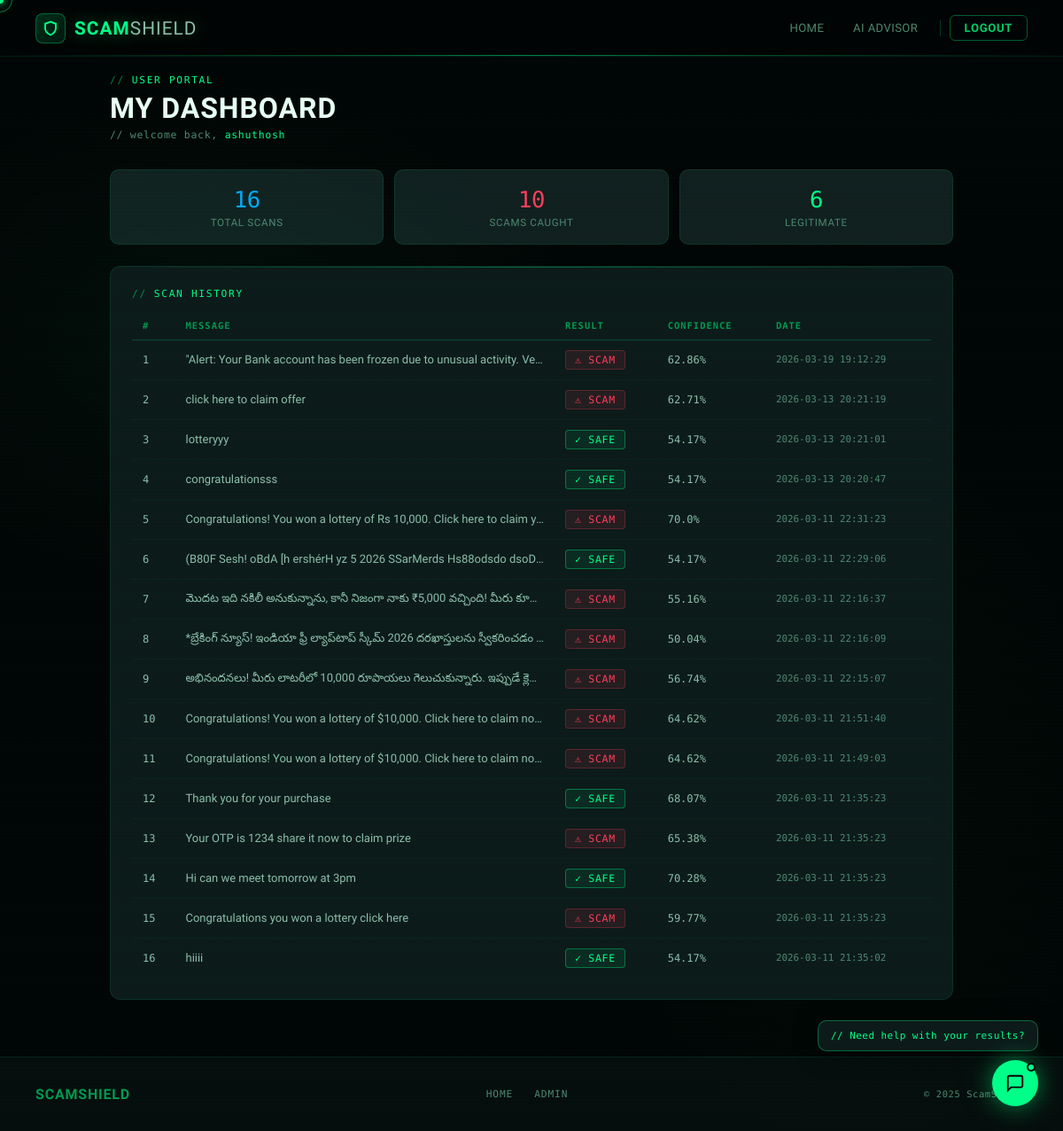
The app's page /dashboard (signed in) with its own data.
### tables this page shows
CREATE TABLE predictions (
            id INTEGER PRIMARY KEY AUTOINCREMENT,
            message TEXT NOT NULL,
            result TEXT NOT NULL,
            confidence REAL NOT NULL,
            timestamp TEXT NOT NULL
        , user_id INTEGER DEFAULT NULL);

### app.py (the view)
@app.route('/dashboard')
def dashboard():
    user = session.get('user')
    if not user:
        return redirect(url_for('login'))
    predictions = get_user_predictions(user['id'])
    return render_template('dashboard.html',
                           predictions=predictions,
                           username=user['username'])

### database.py (called while the page is built)
def get_user_predictions(user_id):
    conn = sqlite3.connect(DB_NAME)
    cursor = conn.cursor()
    cursor.execute("""
        SELECT id, message, result, confidence, timestamp
        FROM predictions
        WHERE user_id = ?
        ORDER BY id DESC
    """, (user_id,))
    rows = cursor.fetchall()
    conn.close()
    return rows

### templates/dashboard.html (shortened to what this page needs)
<!DOCTYPE html>
<html lang="en">
<head>
<link rel="stylesheet" href="{{ url_for('static', filename='css/style.css') }}"/>
</head>
<body class="animated-bg">
<nav>
  <a href="/" class="nav-brand"><div class="nav-logo-box"><svg viewBox="0 0 24 24" fill="none" stroke="currentColor" stroke-width="2.5" stroke-linecap="round"><path d="M12 22s8-4 8-10V5l-8-3-8 3v7c0 6 8 10 8 10z"/></svg></div><span class="nav-brand-name">SCAM<span>SHIELD</span></span></a>
  <div class="nav-links">
    <a href="/" class="nav-link">Home</a>
    <a href="/chatbot" class="nav-link">AI Advisor</a>
    <a href="/logout" class="nav-btn-out">Logout</a>
  </div>
</nav>
<div class="page page-lg" style="padding-top:84px;">
  <div style="margin-bottom:2rem;">
    <div class="sec-label">User Portal</div>
    <div style="font-family:var(--head);font-size:2rem;font-weight:700;letter-spacing:.03em;text-transform:uppercase;">My Dashboard</div>
    <div style="font-family:var(--mono);font-size:.72rem;color:var(--text3);margin-top:4px;letter-spacing:.06em;">// welcome back, <span style="color:var(--green);">{{ username }}</span></div>
  </div>
  {% set sc = namespace(v=0) %}{% set sf = namespace(v=0) %}
  {% for row in predictions %}{% if row[2]=='SCAM' %}{% set sc.v = sc.v+1 %}{% else %}{% set sf.v = sf.v+1 %}{% endif %}{% endfor %}
  <div class="stat-grid mb-24">
    <div class="stat-card"><div class="stat-num c-blue">{{ predictions|length }}</div><div class="stat-lbl">Total Scans</div></div>
    <div class="stat-card"><div class="stat-num c-red">{{ sc.v }}</div><div class="stat-lbl">Scams Caught</div></div>
    <div class="stat-card"><div class="stat-num c-green">{{ sf.v }}</div><div class="stat-lbl">Legitimate</div></div>
  </div>
  <div class="card">
    <div class="sec-label" style="margin-bottom:.8rem;">Scan History</div>
    {% if predictions %}
    <div style="overflow-x:auto;">
      <table class="sd-table">
        <thead><tr><th>#</th><th>Message</th><th>Result</th><th>Confidence</th><th>Date</th></tr></thead>
        <tbody>
          {% for row in predictions %}
          <tr>
            <td class="mono c-dim">{{ loop.index }}</td>
            <td style="max-width:340px;overflow:hidden;text-overflow:ellipsis;white-space:nowrap;">{{ row[1] }}</td>
            <td><span class="badge {{ 'badge-scam' if row[2]=='SCAM' else 'badge-safe' }}">{{ '⚠ SCAM' if row[2]=='SCAM' else '✓ SAFE' }}</span></td>
            <td class="mono">{{ row[3] }}%</td>
            <td style="font-family:var(--mono);font-size:.68rem;color:var(--text3);">{{ row[4] }}</td>
          </tr>
          {% endfor %}
        </tbody>
      </table>
    </div>
    {% endif %}
  </div>
</div>
<div id="chat-widget"><div id="chat-bubble">// Need help with your results?</div><a href="/chatbot" id="chat-toggle"><svg viewBox="0 0 24 24" fill="none" stroke="currentColor" stroke-width="2" stroke-linecap="round"><path d="M21 15a2 2 0 0 1-2 2H7l-4 4V5a2 2 0 0 1 2-2h14a2 2 0 0 1 2 2z"/></svg><div class="chat-ping"></div></a></div>
<footer><div class="footer-brand">SCAMSHIELD</div><div class="footer-links"><a href="/" class="footer-link">Home</a><a href="/admin" class="footer-link">Admin</a></div><div class="footer-copy">© 2025 ScamShield</div></footer>
</body>
</html>

### records on screen
predictions: message "\"Alert: Your Bank account has been frozen due to unusual activity. Ve…", result "⚠ SCAM", confidence "62.86", timestamp "2026-03-19 19:12:29"
predictions: message "click here to claim offer", result "⚠ SCAM", confidence "62.71", timestamp "2026-03-13 20:21:19"
predictions: message "lotteryyy", result "✓ SAFE", confidence "54.17", timestamp "2026-03-13 20:21:01"
predictions: message "congratulationsss", result "✓ SAFE", confidence "54.17", timestamp "2026-03-13 20:20:47"
predictions: message "Congratulations! You won a lottery of Rs 10,000. Click here to claim y…", result "⚠ SCAM", confidence "70.0", timestamp "2026-03-11 22:31:23"
predictions: message "(B80F Sesh! oBdA [h ershérH yz 5 2026 SSarMerds Hs88odsdo dsoD…", result "✓ SAFE", confidence "54.17", timestamp "2026-03-11 22:29:06"
predictions: message "మొదట ఇది నకిలీ అనుకున్నాను, కానీ నిజంగా నాకు ₹5,000 వచ్చింది! మీరు కూ…", result "⚠ SCAM", confidence "55.16", timestamp "2026-03-11 22:16:37"
predictions: message "*బ్రేకింగ్ న్యూస్! ఇండియా ఫ్రీ ల్యాప్‌టాప్ స్కీమ్ 2026 దరఖాస్తులను స్వీకరించడం…", result "⚠ SCAM", confidence "50.04", timestamp "2026-03-11 22:16:09"
predictions: message "అభినందనలు! మీరు లాటరీలో 10,000 రూపాయలు గెలుచుకున్నారు. ఇప్పుడే క్లె…", result "⚠ SCAM", confidence "56.74", timestamp "2026-03-11 22:15:07"
predictions: message "Congratulations! You won a lottery of $10,000. Click here to claim no…", result "⚠ SCAM", confidence "64.62", timestamp "2026-03-11 21:51:40"
predictions: message "Congratulations! You won a lottery of $10,000. Click here to claim no…", result "⚠ SCAM", confidence "64.62", timestamp "2026-03-11 21:49:03"
predictions: message "Thank you for your purchase", result "✓ SAFE", confidence "68.07", timestamp "2026-03-11 21:35:23"
predictions: message "Your OTP is 1234 share it now to claim prize", result "⚠ SCAM", confidence "65.38", timestamp "2026-03-11 21:35:23"
predictions: message "Hi can we meet tomorrow at 3pm", result "✓ SAFE", confidence "70.28", timestamp "2026-03-11 21:35:23"
predictions: message "Congratulations you won a lottery click here", result "⚠ SCAM", confidence "59.77", timestamp "2026-03-11 21:35:23"
predictions: message "hiiii", result "✓ SAFE", confidence "54.17", timestamp "2026-03-11 21:35:02"

### other values on screen
{{ username }} "ashuthosh"
{{ predictions|length }} "16"
{{ sc.v }} "10"
{{ sf.v }} "6"
